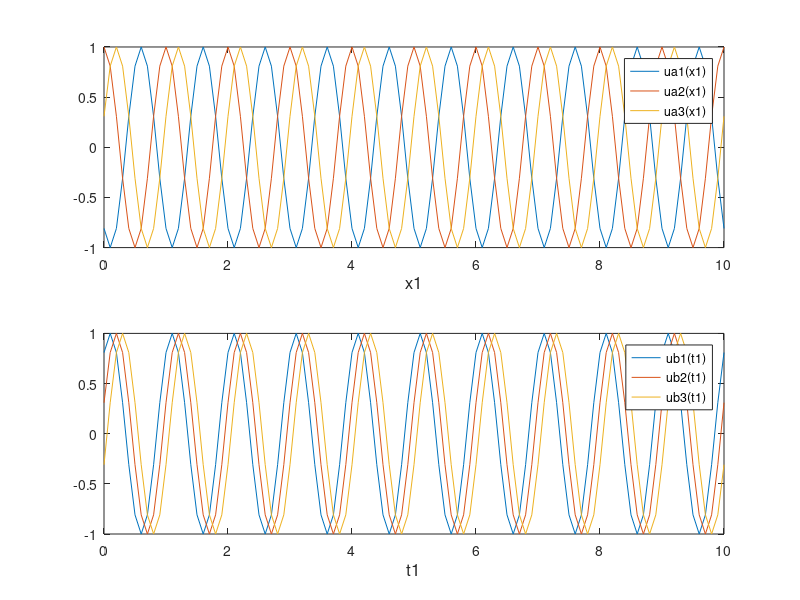

Write MATLAB code to recreate this figure.
%I1COSWS

% Cosine function depending on x, t, and a phase constant.
% Interchanging x/? with t/T in the phase factor 2?(x/? -t/T) has no effect on the
% cosine function.We see an equivalent dependence of the cos-function on x/?
% and t/T.
% Two sets of each three functions are shown, they give the same graphs
% when changing the dependence on x or t, using the same range, and leaving
% the other corresponding parameters the same.
% In the way the cosine functions are written, an additional phase factor may
% have its origin in the space or time part, we do not know.

function I1COSWS;
x1=(0:.1:10); Lamda=1; T=10;
A1=1; t1=1; theta1=0.5;
A2=1; t2=2; theta2=0.2;
A3=1; t3=3; theta3=0.1;
ua1=A1*cos(2*pi*((x1./Lamda)-t1/T+theta1));
ua2=A2*cos(2*pi*((x1./Lamda)-t2/T+theta2));
ua3=A3*cos(2*pi*((x1./Lamda)-t3/T+theta3));

figure(1);
subplot(2,1,1);
plot(x1,ua1,x1,ua2,x1,ua3);
axis([0 10 -1 1]);                  % PLOTS LIMITS                    
xlabel('x1','Fontsize',12);
legend('ua1(x1)','ua2(x1)','ua3(x1)');


t1=(0:.1:10); LamdaLamda=10; TT=1;
B1=1; x1=1; psi1=1;
B2=1; x2=2; psi2=1;
B3=1; x3=3; psi3=1;
ub1=B1*cos(2*pi*((x1/LamdaLamda)-t1./TT+psi1));
ub2=B2*cos(2*pi*((x2/LamdaLamda)-t1./TT+psi2));
ub3=B3*cos(2*pi*((x3/LamdaLamda)-t1./TT+psi3));

subplot(2,1,2);
plot(t1,ub1,t1,ub2,t1,ub3);
axis([0 10 -1 1]);                  % PLOTS LIMITS                    
xlabel('t1','Fontsize',12);
legend('ub1(t1)','ub2(t1)','ub3(t1)');
